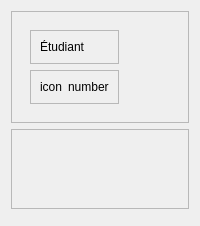
             <widget class="QWidget" name="dash_page">
              <layout class="QVBoxLayout" name="verticalLayout_14">
               <item>
                <widget class="QFrame" name="frame">
                 <property name="minimumSize">
                  <size>
                   <width>0</width>
                   <height>80</height>
                  </size>
                 </property>
                 <property name="maximumSize">
                  <size>
                   <width>16777215</width>
                   <height>16777215</height>
                  </size>
                 </property>
                 <property name="frameShape">
                  <enum>QFrame::StyledPanel</enum>
                 </property>
                 <property name="frameShadow">
                  <enum>QFrame::Raised</enum>
                 </property>
                 <layout class="QHBoxLayout" name="horizontalLayout_18">
                  <item>
                   <widget class="QWidget" name="etudiant_dash" native="true">
                    <layout class="QVBoxLayout" name="verticalLayout_15">
                     <item>
                      <widget class="QFrame" name="frame_4">
                       <property name="frameShape">
                        <enum>QFrame::StyledPanel</enum>
                       </property>
                       <property name="frameShadow">
                        <enum>QFrame::Raised</enum>
                       </property>
                       <layout class="QHBoxLayout" name="horizontalLayout_20">
                        <item>
                         <widget class="QLabel" name="label_etudiant_dash">
                          <property name="text">
                           <string>Étudiant</string>
                          </property>
                         </widget>
                        </item>
                        <item>
                         <widget class="QLabel" name="label">
                          <property name="text">
                           <string/>
                          </property>
                         </widget>
                        </item>
                       </layout>
                      </widget>
                     </item>
                     <item>
                      <widget class="QFrame" name="frame_8">
                       <property name="frameShape">
                        <enum>QFrame::StyledPanel</enum>
                       </property>
                       <property name="frameShadow">
                        <enum>QFrame::Raised</enum>
                       </property>
                       <layout class="QHBoxLayout" name="horizontalLayout_21">
                        <item>
                         <widget class="QLabel" name="label_icon_etudiant_dash">
                          <property name="text">
                           <string>icon</string>
                          </property>
                         </widget>
                        </item>
                        <item>
                         <widget class="QLabel" name="label_number_etudiant_dash">
                          <property name="text">
                           <string>number</string>
                          </property>
                         </widget>
                        </item>
                       </layout>
                      </widget>
                     </item>
                    </layout>
                   </widget>
                  </item>
                  <item>
                   <widget class="QWidget" name="professeur_dash" native="true"/>
                  </item>
                  <item>
                   <widget class="QWidget" name="personnel_dash" native="true"/>
                  </item>
                  <item>
                   <widget class="QWidget" name="classe_dash" native="true"/>
                  </item>
                 </layout>
                </widget>
               </item>
               <item>
                <widget class="QFrame" name="frame_3">
                 <property name="minimumSize">
                  <size>
                   <width>0</width>
                   <height>80</height>
                  </size>
                 </property>
                 <property name="frameShape">
                  <enum>QFrame::StyledPanel</enum>
                 </property>
                 <property name="frameShadow">
                  <enum>QFrame::Raised</enum>
                 </property>
                 <layout class="QHBoxLayout" name="horizontalLayout_19">
                  <item>
                   <widget class="QWidget" name="notes_dash" native="true"/>
                  </item>
                  <item>
                   <widget class="QWidget" name="paiement_dash" native="true"/>
                  </item>
                  <item>
                   <widget class="QWidget" name="cours_dash" native="true"/>
                  </item>
                  <item>
                   <widget class="QWidget" name="classe_dash_2" native="true"/>
                  </item>
                 </layout>
                </widget>
               </item>
               <item>
                <widget class="QFrame" name="frame_2">
                 <property name="sizePolicy">
                  <sizepolicy hsizetype="Preferred" vsizetype="Expanding">
                   <horstretch>0</horstretch>
                   <verstretch>0</verstretch>
                  </sizepolicy>
                 </property>
                 <property name="frameShape">
                  <enum>QFrame::StyledPanel</enum>
                 </property>
                 <property name="frameShadow">
                  <enum>QFrame::Raised</enum>
                 </property>
                </widget>
               </item>
              </layout>
             </widget>
